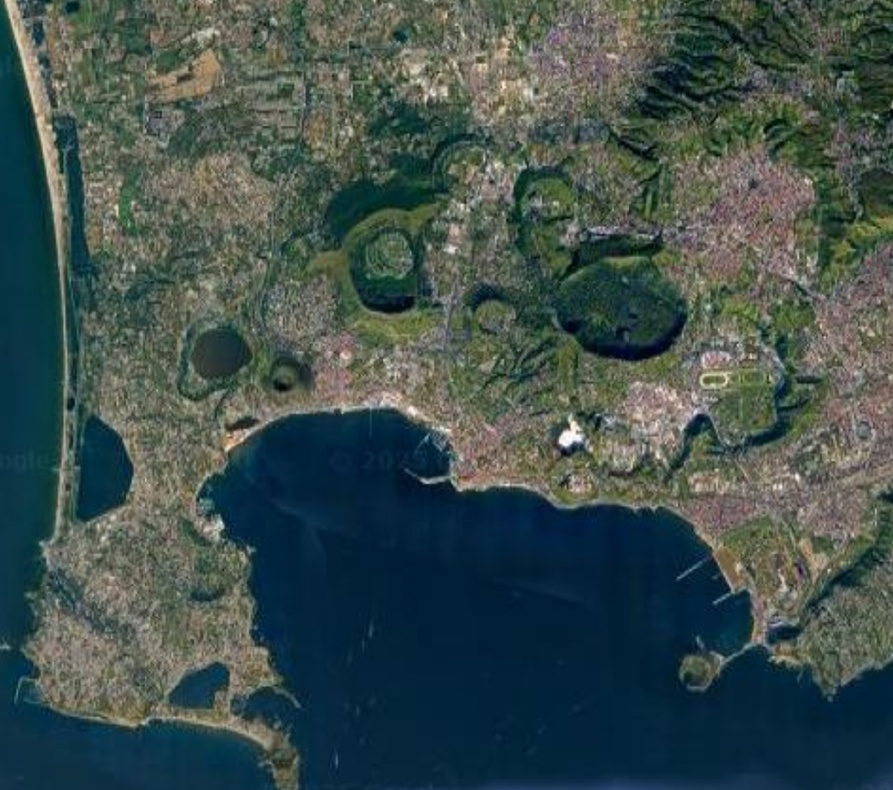
#> input picture your_image.jpg, 893 x 790 px, shrunk from 1382 x 1222 before the run, found by its file name
$ jupyter execute Farid_1st.ipynb   (shell and % lines are left out)
#> lines starting #> are read from the running program, lines starting #| are printed output that depends on the picture
[cell 1]
import cv2
import matplotlib.pyplot as plt

[cell 2]
# Load image in grayscale
image = cv2.imread("/kaggle/working/SIFT/your_image.jpg", cv2.IMREAD_GRAYSCALE)
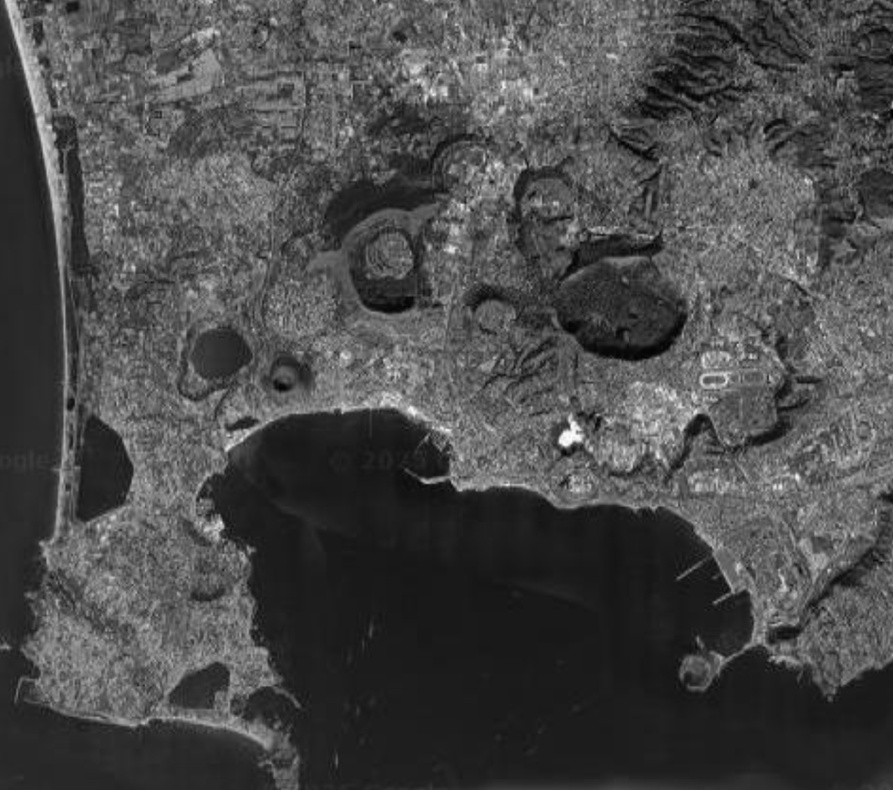
#> image: shape (790, 893); min 2, max 253, mean 74.4

# Initialize SIFT detector
sift = cv2.SIFT_create()

[cell 3]
# Detect keypoints and descriptors
keypoints, descriptors = sift.detectAndCompute(image, None)
#> keypoints = 11045 keypoints; strongest (x, y, size): (567, 438, 10.8), (797, 477, 3.9), (425, 481, 4.6), (451, 249, 5.9)

[cell 4]
# Draw keypoints
output = cv2.drawKeypoints(image, keypoints, None, flags=cv2.DRAW_MATCHES_FLAGS_DRAW_RICH_KEYPOINTS)
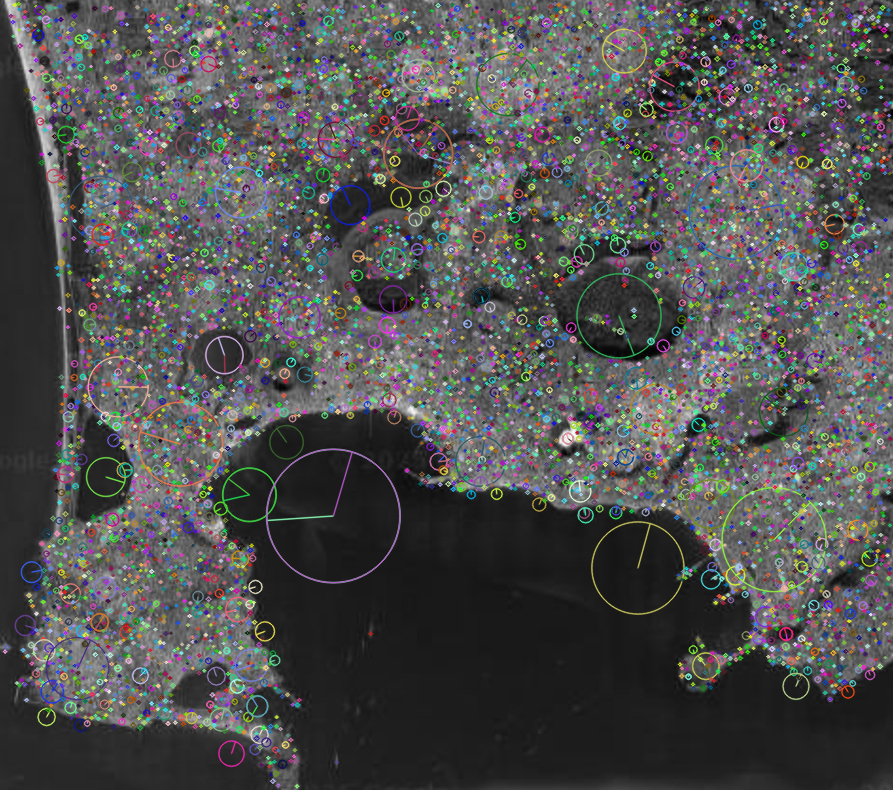
#> output: shape (790, 893, 3); mean of channels 0, 1, 2 80.1, 80.5, 80.3; drawn as B, G, R
